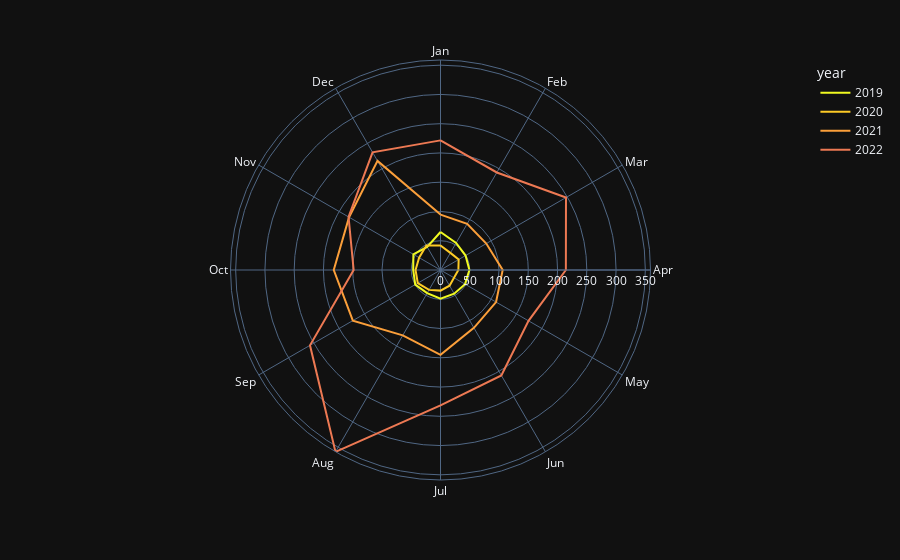

This figure's notebook cell:
### Code cell
fig = px.line_polar( newdf,r="ElectricityPrice", theta="month", color="year", line_close=True,
                    color_discrete_sequence=px.colors.sequential.Plasma_r,
                    template="plotly_dark",)
fig.show()

### Figure 1 — Plotly figure (JSON) as saved in the notebook; plotly's stock layout.template omitted (floating-point values rounded to 4 significant figures)
{"data": [{"hovertemplate": "year=2019<br>ElectricityPrice=%{r}<br>month=%{theta}<extra></extra>", "legendgroup": "2019", "line": {"color": "#f0f921", "dash": "solid"}, "marker": {"symbol": "circle"}, "mode": "lines", "name": "2019", "r": [64.87, 53.3, 49.43, 49.38, 48.4, 46.65, 48.99, 45.66, 49.83, 46.63, 53.5, 45.67, 64.87], "showlegend": true, "subplot": "polar", "theta": ["Jan", "Feb", "Mar", "Apr", "May", "Jun", "Jul", "Aug", "Sep", "Oct", "Nov", "Dec", "Jan"], "type": "scatterpolar"}, {"hovertemplate": "year=2020<br>ElectricityPrice=%{r}<br>month=%{theta}<extra></extra>", "legendgroup": "2020", "line": {"color": "#fdca26", "dash": "solid"}, "marker": {"symbol": "circle"}, "mode": "lines", "name": "2020", "r": [41.88, 33.71, 35.83, 30.55, 26.62, 30.9, 35.22, 39.23, 44.83, 42.65, 42.22, 48.23, 41.88], "showlegend": true, "subplot": "polar", "theta": ["Jan", "Feb", "Mar", "Apr", "May", "Jun", "Jul", "Aug", "Sep", "Oct", "Nov", "Dec", "Jan"], "type": "scatterpolar"}, {"hovertemplate": "year=2021<br>ElectricityPrice=%{r}<br>month=%{theta}<extra></extra>", "legendgroup": "2021", "line": {"color": "#fb9f3a", "dash": "solid"}, "marker": {"symbol": "circle"}, "mode": "lines", "name": "2021", "r": [94.69, 91.17, 90.32, 106.3, 109.6, 114.2, 145.1, 128.9, 172.9, 182.4, 180.4, 215.3, 94.69], "showlegend": true, "subplot": "polar", "theta": ["Jan", "Feb", "Mar", "Apr", "May", "Jun", "Jul", "Aug", "Sep", "Oct", "Nov", "Dec", "Jan"], "type": "scatterpolar"}, {"hovertemplate": "year=2022<br>ElectricityPrice=%{r}<br>month=%{theta}<extra></extra>", "legendgroup": "2022", "line": {"color": "#ed7953", "dash": "solid"}, "marker": {"symbol": "circle"}, "mode": "lines", "name": "2022", "r": [221.5, 192.4, 247.6, 214.2, 173.6, 207.9, 231.4, 358.8, 257.5, 148.4, 181.4, 232.2, 221.5], "showlegend": true, "subplot": "polar", "theta": ["Jan", "Feb", "Mar", "Apr", "May", "Jun", "Jul", "Aug", "Sep", "Oct", "Nov", "Dec", "Jan"], "type": "scatterpolar"}], "layout": {"legend": {"title": {"text": "year"}, "tracegroupgap": 0}, "margin": {"t": 60}, "polar": {"angularaxis": {"direction": "clockwise", "rotation": 90}, "domain": {"x": [0, 1], "y": [0, 1]}}}}
